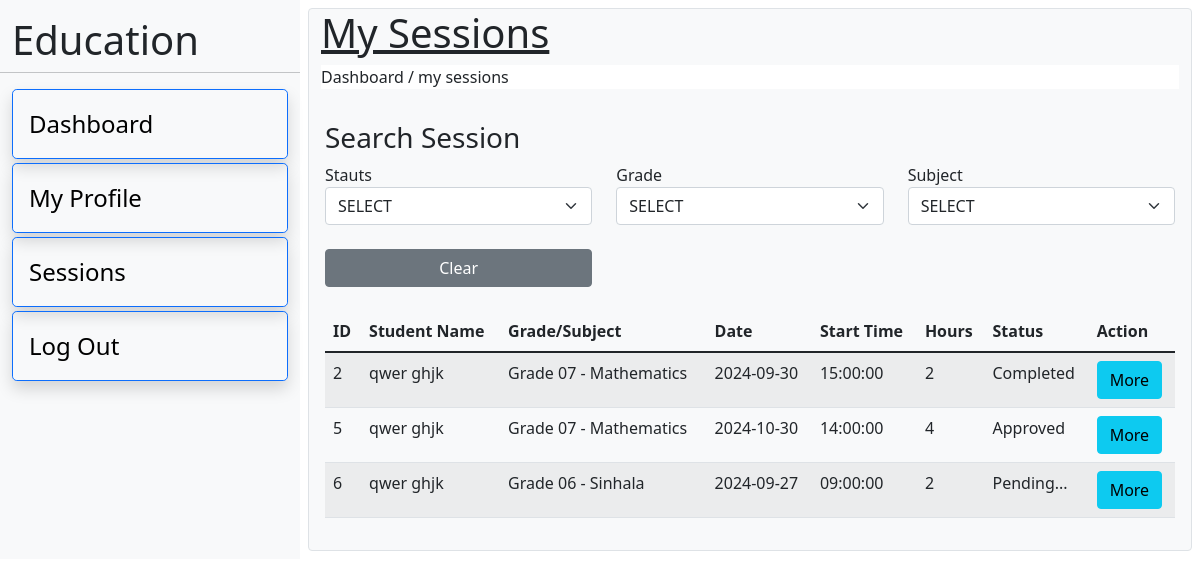
Screenshot of /teacher/my-session.php (signed in) with the database file from the repository.
### tables this page shows
CREATE TABLE IF NOT EXISTS `session` (
  `id` int NOT NULL AUTO_INCREMENT,
  `student_id` int DEFAULT NULL,
  `teacher_grade_subject_id` int DEFAULT NULL,
  `session_date` date DEFAULT NULL,
  `start_time` time DEFAULT NULL,
  `hours` int DEFAULT NULL,
  `status` int DEFAULT '0',
  `session_type_id` int DEFAULT NULL,
  `path` text,
  `note` text,
  PRIMARY KEY (`id`),
  KEY `FK_session_session_type` (`session_type_id`),
  KEY `FK_session_teacher_has_grade_has_subject` (`teacher_grade_subject_id`),
  KEY `FK_session_student` (`student_id`),
  CONSTRAINT `FK_session_session_type` FOREIGN KEY (`session_type_id`) REFERENCES `session_type` (`id`),
  CONSTRAINT `FK_session_student` FOREIGN KEY (`student_id`) REFERENCES `student` (`id`) ON DELETE CASCADE,
  CONSTRAINT `FK_session_teacher_has_grade_has_subject` FOREIGN KEY (`teacher_grade_subject_id`) REFERENCES `teacher_has_grade_has_subject` (`id`) ON DELETE CASCADE
);

CREATE TABLE IF NOT EXISTS `student` (
  `id` int NOT NULL AUTO_INCREMENT,
  `fname` varchar(50) DEFAULT NULL,
  `lname` varchar(50) DEFAULT NULL,
  `email` varchar(50) DEFAULT NULL,
  `password` text,
  `status` int DEFAULT '1',
  PRIMARY KEY (`id`)
);

CREATE TABLE IF NOT EXISTS `grade` (
  `id` int NOT NULL AUTO_INCREMENT,
  `name` varchar(50) DEFAULT NULL,
  PRIMARY KEY (`id`)
);

CREATE TABLE IF NOT EXISTS `subject` (
  `id` int NOT NULL AUTO_INCREMENT,
  `name` varchar(50) DEFAULT NULL,
  PRIMARY KEY (`id`)
);

### connection.php (called while the page is built, shortened)
<?php
class Database {
    public static $connection;
    public static function setUpConnection() {
        if (!isset(Database::$connection)) {
            Database::$connection = new mysqli("localhost", "root", "IharaThathsara31@#", "edu", "3306");
        }
    }
    public static function search($query, $params = [], $types = "") {
        if (empty($params)) {
            $result = Database::$connection->query($query);
        } else {
            $stmt = Database::$connection->prepare($query);
            $stmt->bind_param($types, ...$params);
            $stmt->execute();
            $result = $stmt->get_result();
        }
        return $result;
    }
}
?>

### teacher/my-session.php (the view, shortened to what this page needs)
<?php
if (isset($_SESSION["teacher"])) {
    require "../connection.php";
?>
    <!DOCTYPE html>
    <html lang="en">
    <head>
        <link rel="stylesheet" href="../css/bootstrap.css" />
    </head>
    <body>
        <div class="container-fluid">
            <div class="row">
                <div class="col-12 col-md-3 bg-light">
                    <div class="row">
                        <h1 class="mt-3">Education</h1>
                        <hr>
                        <ul>
                            <li class="border border-1 border-primary shadow rounded-3 p-3 mb-1 fs-4" style="cursor: pointer;" onclick="window.location = 'dashboard.php';"><a class="text-decoration-none text-black" href="dashboard.php">Dashboard</a></li>
                            <li class="border border-1 border-primary shadow rounded-3 p-3 mb-1 fs-4" style="cursor: pointer;" onclick="window.location = 'my-profile.php';"><a class="text-decoration-none text-black" href="my-profile.php">My Profile</a></li>
                            <li class="border border-1 border-primary shadow rounded-3 p-3 mb-1 fs-4" style="cursor: pointer;" onclick="window.location = 'my-session.php';"><a class="text-decoration-none text-black" href="my-session.php">Sessions</a></li>
                            <li class="border border-1 border-primary shadow rounded-3 p-3 mb-1 fs-4" style="cursor: pointer;" onclick="logOut();"><a class="text-decoration-none text-black" href="#">Log Out</a></li>
                        </ul>
                    </div>
                </div>
                <div class="col-12 col-md-9">
                    <div class="row p-2">
                        <div class="col-12 border border-1 rounded bg-light">
                            <div class="row">
                                <h1 class="text-decoration-underline">My Sessions</h1>
                                <div>
                                    <p class="bg-body">Dashboard / <span>my sessions</span></p>
                                </div>
                                <div class="col-12 p-3">
                                    <div class="row">
                                        <h3>Search Session</h3>
                                        <div class="col-md-4">
                                            <label for="">Stauts</label>
                                            <select class="form-select" id="sstatus" onchange="searchSession();">
                                                <option value="0">SELECT</option>
                                            </select>
                                        </div>
                                        <div class="col-md-4">
                                            <label for="">Grade</label>
                                            <select class="form-select" id="sgrade" onchange="searchSession();">
                                                <option value="0">SELECT</option>
                                            </select>
                                        </div>
                                        <div class="col-md-4">
                                            <label for="">Subject</label>
                                            <select class="form-select" id="ssubject" onchange="searchSession();">
                                                <option value="0">SELECT</option>
                                            </select>
                                        </div>
                                        <div class="col-md-4">
                                            <button class="btn btn-secondary w-100 mt-4" onclick="window.location.reload();">Clear</button>
                                        </div>
                                        <div class="table-responsive">
                                        <table class="table table-striped table-hover mt-4">
                                            <thead>
                                                <tr>
                                                    <th>ID</th>
                                                    <th>Student Name</th>
                                                    <th>Grade/Subject</th>
                                                    <th>Date</th>
                                                    <th>Start Time</th>
                                                    <th>Hours</th>
                                                    <th>Status</th>
                                                    <th>Action</th>
                                                </tr>
                                            </thead>
                                            <tbody id="sSessionBody">
                                                <?php
                                                $session_rs = Database::search("SELECT `session`.`id` AS `id`,`student`.`fname` AS `fname`,`student`.`lname` AS `lname`, `grade`.`name` AS `grade`, `subject`.`name` AS `subject`, `session`.`session_date` AS `session_date`, `session`.`start_time` AS `start_time`, `session`.`hours` AS `hours`, `session`.`status` AS `status`,`session_type`.`name` AS `session_type`,`session`.`path` AS `path`,`session`.`note` AS `note` FROM `session` INNER JOIN `teacher_has_grade_has_subject` ON `session`.`teacher_grade_subject_id`=`teacher_has_grade_has_subject`.`id` INNER JOIN `student` ON `session`.`student_id`=`student`.`id` INNER JOIN `subject` ON `teacher_has_grade_has_subject`.`subject_id`=`subject`.`id` INNER JOIN `grade` ON `teacher_has_grade_has_subject`.`grade_id`=`grade`.`id` INNER JOIN `session_type` ON `session`.`session_type_id`=`session_type`.`id` WHERE `teacher_has_grade_has_subject`.`teacher_id`=?", [$_SESSION['teacher']['id']], "s");
                                                $session_num = $session_rs->num_rows;
                                                for ($i = 0; $i < $session_num; $i++) {
                                                    $session_data = $session_rs->fetch_assoc();
                                                ?>
                                                    <tr>
                                                        <td><?php echo $session_data['id']; ?></td>
                                                        <td><?php echo $session_data['fname'] . " " . $session_data['lname']; ?></td>
                                                        <td><?php echo $session_data['grade'] . " - " . $session_data['subject']; ?></td>
                                                        <td><?php echo $session_data['session_date']; ?></td>
                                                        <td><?php echo $session_data['start_time']; ?></td>
                                                        <td><?php echo $session_data['hours']; ?></td>
                                                        <td><?php
                                                            if ($session_data["status"] == "0") {
                                                                echo "Pending...";
                                                            } else if ($session_data["status"] == "1") {
                                                                echo "Approved";
                                                            } else if ($session_data["status"] == "2") {
                                                                echo "Rejected";
                                                            } else if ($session_data["status"] == "3") {
                                                                echo "Completed";
                                                            }
                                                            ?></td>
                                                        <td><button class="btn btn-info" data-bs-toggle="modal" data-bs-target="#createSessionModel<?php echo $session_data['id']; ?>">More</button></td>
                                                    </tr>
                                                <?php
                                                }
                                                ?>
                                            </tbody>
                                        </table>
                                        </div>
                                    </div>
                                </div>
                            </div>
                        </div>
                    </div>
                </div>
            </div>
        </div>
    </body>
    </html>
<?php
} else {
    header("Location: login.php");
}
?>

### rows the page displays
session: id "2", student.fname "qwer", student.lname "ghjk", grade.name "Grade 07", subject.name "Mathematics", session_date "2024-09-30", start_time "15:00:00", hours "2", status "Completed"
session: id "5", student.fname "qwer", student.lname "ghjk", grade.name "Grade 07", subject.name "Mathematics", session_date "2024-10-30", start_time "14:00:00", hours "4", status "Approved"
session: id "6", student.fname "qwer", student.lname "ghjk", grade.name "Grade 06", subject.name "Sinhala", session_date "2024-09-27", start_time "09:00:00", hours "2", status "Pending..."
